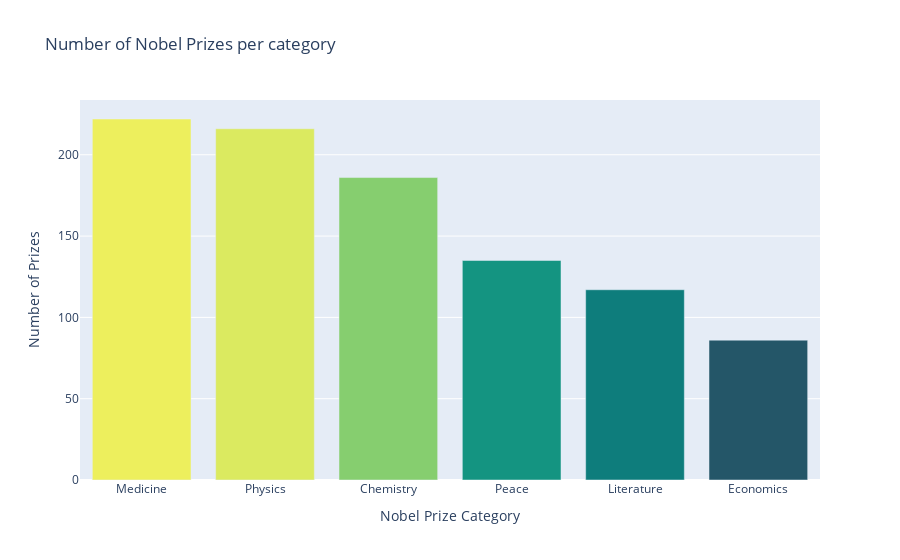

Source (notebook cell):
### Code cell
fig = px.bar(category_count,
             x=category_count.index,
             y=category_count.values,
             labels={'y': 'Number of awards',
                     'index': 'Category'},
             title='Number of Nobel Prizes per category',
             color=category_count.values,
             color_continuous_scale='Aggrnyl')

fig.update_layout(xaxis_title='Nobel Prize Category', 
                    coloraxis_showscale=False,
                    yaxis_title='Number of Prizes')

fig.show()

### Figure 1 — Plotly figure (JSON) as saved in the notebook; plotly's stock layout.template omitted (floating-point values rounded to 4 significant figures)
{"data": [{"alignmentgroup": "True", "hovertemplate": "Category=%{x}<br>Number of awards=%{y}<br>color=%{marker.color}<extra></extra>", "legendgroup": "", "marker": {"color": [222, 216, 186, 135, 117, 86], "coloraxis": "coloraxis", "pattern": {"shape": ""}}, "name": "", "offsetgroup": "", "orientation": "v", "showlegend": false, "textposition": "auto", "type": "bar", "x": ["Medicine", "Physics", "Chemistry", "Peace", "Literature", "Economics"], "xaxis": "x", "y": [222, 216, 186, 135, 117, 86], "yaxis": "y"}], "layout": {"barmode": "relative", "coloraxis": {"colorbar": {"title": {"text": "color"}}, "colorscale": [[0, "rgb(36, 86, 104)"], [0.1667, "rgb(15, 114, 121)"], [0.3333, "rgb(13, 143, 129)"], [0.5, "rgb(57, 171, 126)"], [0.6667, "rgb(110, 197, 116)"], [0.8333, "rgb(169, 220, 103)"], [1, "rgb(237, 239, 93)"]], "showscale": false}, "legend": {"tracegroupgap": 0}, "title": {"text": "Number of Nobel Prizes per category"}, "xaxis": {"anchor": "y", "domain": [0, 1], "title": {"text": "Nobel Prize Category"}}, "yaxis": {"anchor": "x", "domain": [0, 1], "title": {"text": "Number of Prizes"}}}}
